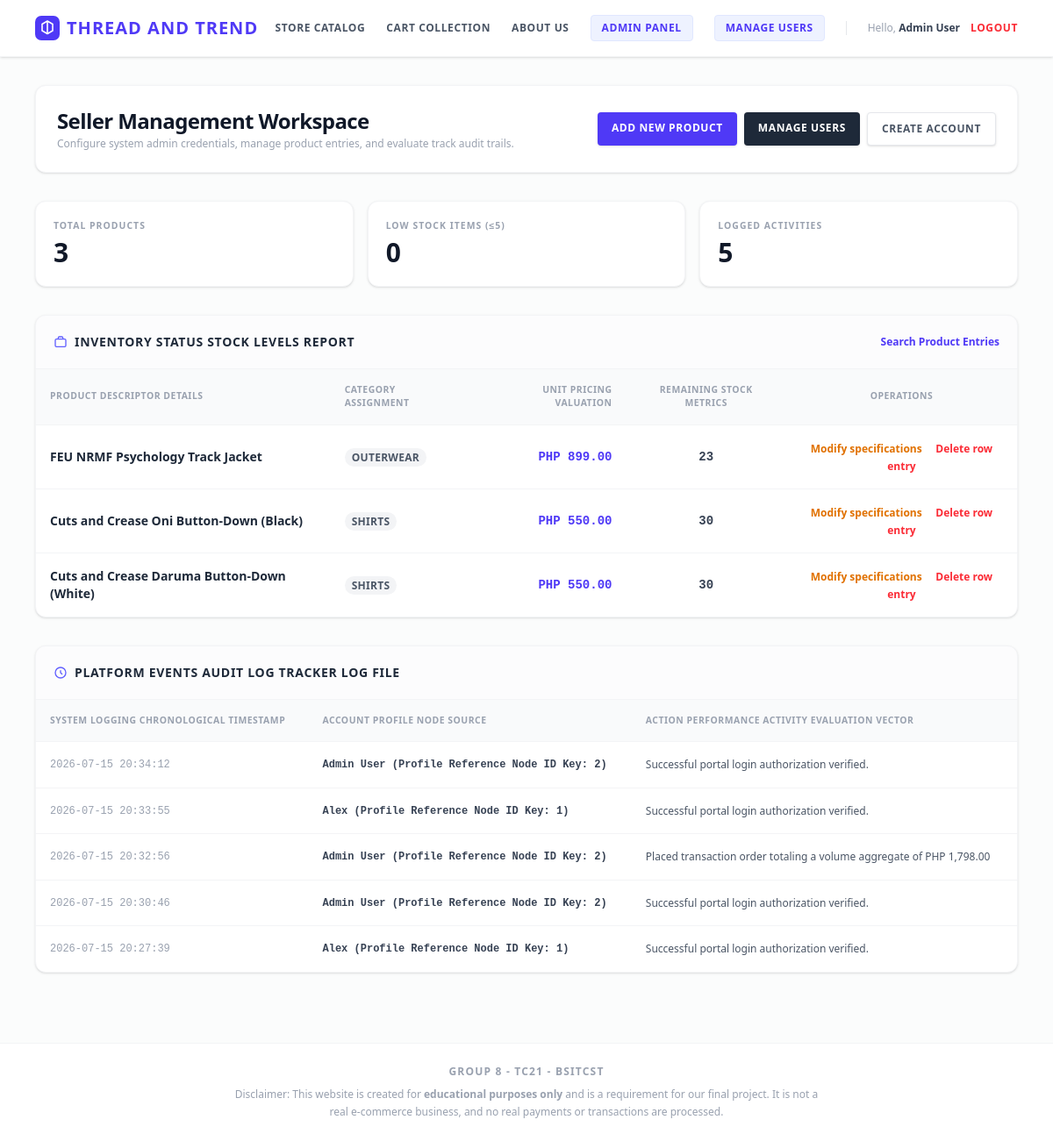
The app's page /dashboard.php (signed in) with its own data.
### tables this page shows
CREATE TABLE `products` (
  `id` int(11) NOT NULL,
  `name` varchar(255) NOT NULL,
  `category` varchar(100) NOT NULL,
  `price` decimal(10,2) NOT NULL,
  `stock` int(11) NOT NULL,
  `image` varchar(255) DEFAULT NULL,
  `created_at` timestamp NOT NULL DEFAULT current_timestamp()
);

CREATE TABLE `audit_logs` (
  `id` int(11) NOT NULL,
  `user_id` int(11) NOT NULL,
  `user_name` varchar(150) NOT NULL,
  `activity` text NOT NULL,
  `logged_at` timestamp NOT NULL DEFAULT current_timestamp()
);

### dashboard.php (the view, shortened to what this page needs)
<?php
include 'header.php';
$inventory_query = mysqli_query($conn, "SELECT * FROM products ORDER BY stock ASC");
$logs_query = mysqli_query($conn, "SELECT * FROM audit_logs ORDER BY logged_at DESC LIMIT 50");
$total_products = mysqli_num_rows($inventory_query);
$low_stock_result = mysqli_query($conn, "SELECT COUNT(*) AS total FROM products WHERE stock <= 5");
$low_stock_count = mysqli_fetch_assoc($low_stock_result)['total'];
$total_logs_result = mysqli_query($conn, "SELECT COUNT(*) AS total FROM audit_logs");
$total_logs = mysqli_fetch_assoc($total_logs_result)['total'];
?>
<div class="space-y-8">
    <div class="flex flex-col sm:flex-row justify-between items-start sm:items-center bg-white p-6 rounded-xl border border-gray-100 shadow-sm gap-4">
        <div>
            <h2 class="text-2xl font-extrabold text-gray-900 tracking-tight">Seller Management Workspace</h2>
            <p class="text-xs text-gray-400 mt-0.5">Configure system admin credentials, manage product entries, and evaluate track audit trails.</p>
        </div>
        <div class="flex gap-2">
            <a href="add.php" class="bg-indigo-600 hover:bg-indigo-700 text-white text-xs font-bold uppercase tracking-wider px-4 py-2.5 rounded shadow-sm">Add New Product</a>
            <a href="manage_users.php" class="bg-gray-800 hover:bg-gray-900 text-white text-xs font-bold uppercase tracking-wider px-4 py-2.5 rounded shadow-sm">Manage Users</a>
            <a href="register.php" class="bg-white border border-gray-200 hover:bg-gray-50 text-gray-600 text-xs font-bold uppercase tracking-wider px-4 py-2.5 rounded shadow-sm">Create Account</a>
        </div>
    </div>
    <div class="grid grid-cols-1 sm:grid-cols-3 gap-4">
        <div class="bg-white p-5 rounded-xl border border-gray-100 shadow-sm">
            <p class="text-xxs font-bold uppercase tracking-widest text-gray-400">Total Products</p>
            <p class="text-3xl font-extrabold text-gray-900 mt-1"><?= $total_products ?></p>
        </div>
        <div class="bg-white p-5 rounded-xl border border-gray-100 shadow-sm">
            <p class="text-xxs font-bold uppercase tracking-widest text-gray-400">Low Stock Items (&le;5)</p>
            <p class="text-3xl font-extrabold <?= $low_stock_count > 0 ? 'text-red-600' : 'text-gray-900' ?> mt-1"><?= $low_stock_count ?></p>
        </div>
        <div class="bg-white p-5 rounded-xl border border-gray-100 shadow-sm">
            <p class="text-xxs font-bold uppercase tracking-widest text-gray-400">Logged Activities</p>
            <p class="text-3xl font-extrabold text-gray-900 mt-1"><?= $total_logs ?></p>
        </div>
    </div>
    <div class="bg-white rounded-xl border border-gray-100 shadow-sm overflow-hidden">
        <div class="p-5 border-b border-gray-100 flex justify-between items-center bg-gray-50/50">
            <h3 class="font-bold text-gray-800 text-sm uppercase tracking-wider text-gray-500 flex items-center gap-2">
                <svg width="16" height="16" viewBox="0 0 24 24" fill="none" stroke="currentColor" stroke-width="2" class="text-indigo-500"><rect x="3" y="7" width="18" height="13" rx="2"/><path d="M8 7V5a2 2 0 0 1 2-2h4a2 2 0 0 1 2 2v2"/></svg>
                Inventory Status Stock Levels Report
            </h3>
            <a href="search.php" class="text-xs text-indigo-600 hover:underline font-bold">Search Product Entries</a>
        </div>
        <div class="overflow-x-auto">
            <table class="w-full text-left border-collapse">
                <thead>
                    <tr class="bg-gray-50 text-gray-400 uppercase font-bold text-xxs tracking-wider border-b border-gray-100">
                        <th class="p-4">Product Descriptor Details</th>
                        <th class="p-4">Category Assignment</th>
                        <th class="p-4 text-right">Unit Pricing Valuation</th>
                        <th class="p-4 text-center">Remaining Stock Metrics</th>
                        <th class="p-4 text-center">Operations</th>
                    </tr>
                </thead>
                <tbody class="divide-y divide-gray-100 text-sm text-gray-600">
                    <?php while ($prod = mysqli_fetch_assoc($inventory_query)): ?>
                        <tr class="hover:bg-gray-50/25">
                            <td class="p-4 font-semibold text-gray-800"><?= htmlspecialchars($prod['name']) ?></td>
                            <td class="p-4"><span class="text-xs px-2 py-0.5 bg-gray-100 text-gray-600 rounded-full font-bold uppercase tracking-wide"><?= htmlspecialchars($prod['category']) ?></span></td>
                            <td class="p-4 text-right font-mono font-bold text-indigo-600">PHP <?= number_format($prod['price'], 2) ?></td>
                            <td class="p-4 text-center">
                                <span class="font-bold font-mono <?= $prod['stock'] <= 5 ? 'text-red-600 bg-red-50 px-2 py-0.5 rounded' : 'text-gray-700' ?>">
                                    <?= htmlspecialchars($prod['stock']) ?>
                                </span>
                            </td>
                            <td class="p-4 text-center space-x-3">
                                <a href="edit.php?id=<?= $prod['id'] ?>" class="text-xs text-amber-600 font-bold hover:underline">Modify specifications</a>
                                <a href="delete.php?id=<?= $prod['id'] ?>" onclick="return confirm('Execute permanent removal transaction drop on this database row record identity map?')" class="text-xs text-red-500 font-bold hover:underline">Delete row entry</a>
                            </td>
                        </tr>
                    <?php endwhile; ?>
                </tbody>
            </table>
        </div>
    </div>
    <div class="bg-white rounded-xl border border-gray-100 shadow-sm overflow-hidden">
        <div class="p-5 border-b border-gray-100 bg-gray-50/50">
            <h3 class="font-bold text-gray-800 text-sm uppercase tracking-wider text-gray-500 flex items-center gap-2">
                <svg width="16" height="16" viewBox="0 0 24 24" fill="none" stroke="currentColor" stroke-width="2" class="text-indigo-500"><path d="M12 8v4l3 3"/><circle cx="12" cy="12" r="9"/></svg>
                Platform Events Audit Log Tracker Log File
            </h3>
        </div>
        <div class="overflow-x-auto max-h-96">
            <table class="w-full text-left border-collapse">
                <thead>
                    <tr class="bg-gray-50 text-gray-400 uppercase font-bold text-xxs tracking-wider border-b border-gray-100">
                        <th class="p-4">System Logging Chronological Timestamp</th>
                        <th class="p-4">Account Profile Node Source</th>
                        <th class="p-4">Action Performance Activity Evaluation Vector</th>
                    </tr>
                </thead>
                <tbody class="divide-y divide-gray-100 font-mono text-xs text-gray-500">
                    <?php while ($log = mysqli_fetch_assoc($logs_query)): ?>
                        <tr class="hover:bg-gray-50/25">
                            <td class="p-4 text-gray-400 whitespace-nowrap"><?= $log['logged_at'] ?></td>
                            <td class="p-4 font-bold text-gray-700 whitespace-nowrap"><?= htmlspecialchars($log['user_name']) ?> (Profile Reference Node ID Key: <?= $log['user_id'] ?>)</td>
                            <td class="p-4 text-gray-600 font-sans leading-relaxed"><?= htmlspecialchars($log['activity']) ?></td>
                        </tr>
                    <?php endwhile; ?>
                </tbody>
            </table>
        </div>
    </div>
</div>
<?php include 'footer.php'; ?>

### header.php (shortened to what this page needs)
<?php
$current_page = basename($_SERVER['PHP_SELF']);
?>
<!DOCTYPE html>
<html lang="en">
<head>
    <script src="https://cdn.jsdelivr.net/npm/@tailwindcss/browser@4"></script>
</head>
<body class="bg-gray-50/50 min-h-screen flex flex-col justify-between antialiased font-sans">
    <nav class="bg-white border-b border-gray-100 shadow-sm sticky top-0 z-50">
        <div class="max-w-6xl mx-auto px-4 h-16 flex justify-between items-center">
            <a href="index.php" class="flex items-center gap-2 group">
                <span class="font-black text-xl tracking-wider text-indigo-600 uppercase transition">THREAD AND TREND</span>
            </a>
            <div class="flex items-center gap-6">
                <a href="index.php" class="text-xs font-bold uppercase tracking-wider transition <?= $current_page === 'index.php' ? 'text-indigo-600' : 'text-gray-600 hover:text-indigo-600' ?>">Store Catalog</a>
                <a href="cart.php" class="text-xs font-bold uppercase tracking-wider transition <?= $current_page === 'cart.php' ? 'text-indigo-600' : 'text-gray-600 hover:text-indigo-600' ?>">Cart Collection</a>
                <a href="about.php" class="text-xs font-bold uppercase tracking-wider transition <?= $current_page === 'about.php' ? 'text-indigo-600' : 'text-gray-600 hover:text-indigo-600' ?>">About Us</a>
                <?php if (isset($_SESSION['role']) &&$_SESSION['role'] === 'admin'): ?>
                    <a href="dashboard.php" class="bg-indigo-50 border border-indigo-100 text-indigo-600 text-xs font-bold uppercase tracking-wider px-3 py-1.5 rounded hover:bg-indigo-100 transition">Admin Panel</a>
                    <a href="manage_users.php" class="bg-indigo-50 border border-indigo-100 text-indigo-600 text-xs font-bold uppercase tracking-wider px-3 py-1.5 rounded hover:bg-indigo-100 transition">Manage Users</a>
                <?php endif; ?>
                <?php if (isset($_SESSION['user_id'])): ?>
                    <div class="flex items-center gap-3">
                        <span class="text-xs text-gray-400 font-medium">Hello, <strong class="text-gray-700 font-semibold"><?= htmlspecialchars($_SESSION['name']) ?></strong></span>
                        <a href="logout.php" class="text-xs font-bold uppercase tracking-wider text-red-500 hover:underline">Logout</a>
                    </div>
                <?php else: ?>
                    <a href="login.php" class="text-xs font-bold uppercase tracking-wider text-indigo-600 hover:underline">Sign In</a>
                <?php endif; ?>
            </div>
        </div>
    </nav>
    <main class="max-w-6xl w-full mx-auto px-4 py-8 flex-grow">

### footer.php
</main>
    <footer class="bg-white border-t border-gray-100 py-6 mt-12 text-center">
        <div class="max-w-6xl mx-auto px-4 space-y-2">
            <p class="text-xs font-bold tracking-widest text-gray-400 uppercase">GROUP 8 - TC21 - BSITCST</p>
            <p class="text-xs text-gray-400 max-w-2xl mx-auto leading-relaxed">
                Disclaimer: This website is created for <strong>educational purposes only</strong> and is a requirement for our final project. It is not a real e-commerce business, and no real payments or transactions are processed.
            </p>
        </div>
    </footer>
</body>
</html>

### header.php (style rules this page uses)
.text-xxs { font-size: 0.65rem; }

### records on screen
products: name "FEU NRMF Psychology Track Jacket", category "OUTERWEAR", price "899.00", stock "23"
products: name "Cuts and Crease Oni Button-Down (Black)", category "SHIRTS", price "550.00", stock "30"
products: name "Cuts and Crease Daruma Button-Down (White)", category "SHIRTS", price "550.00", stock "30"
audit_logs: logged_at "2026-07-15 20:34:12", user_name "Admin User", user "2", activity "Successful portal login authorization verified."
audit_logs: logged_at "2026-07-15 20:33:55", user_name "Alex", user "1", activity "Successful portal login authorization verified."
audit_logs: logged_at "2026-07-15 20:32:56", user_name "Admin User", user "2", activity "Placed transaction order totaling a volume aggregate of PHP 1,798.00"
audit_logs: logged_at "2026-07-15 20:30:46", user_name "Admin User", user "2", activity "Successful portal login authorization verified."
audit_logs: logged_at "2026-07-15 20:27:39", user_name "Alex", user "1", activity "Successful portal login authorization verified."

### other values on screen
$_SESSION['name'] "Admin User"
$total_products "3"
$low_stock_count "0"
$total_logs "5"
